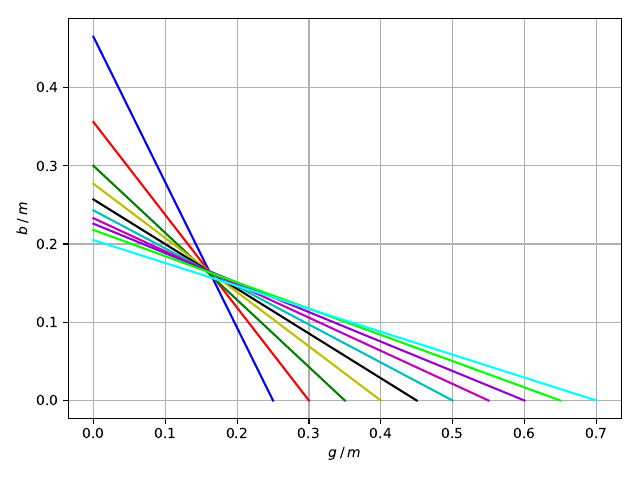

Source code (Python):
import numpy as np
from uncertainties import ufloat
import matplotlib.pyplot as plt

g, b, B = np.genfromtxt('mess1.txt', unpack=True)

A = [g[0],0]
C = [g[1],0]
D = [g[2],0]
E = [g[3],0]
F = [g[4],0]
G = [g[5],0]
H = [g[6],0]
I = [g[7],0]
J = [g[8],0]
K = [g[9],0]
A2 = [0,b[0]]
C2 = [0,b[1]]
D2 = [0,b[2]]
E2 = [0,b[3]]
F2 = [0,b[4]]
G2 = [0,b[5]]
H2 = [0,b[6]]
I2 = [0,b[7]]
J2 = [0,b[8]]
K2 = [0,b[9]]
plt.plot(A, A2 , 'b-')
plt.plot(C, C2 , 'r-')
plt.plot(D, D2 , 'g-')
plt.plot(E, E2 , 'y-')
plt.plot(F, F2 , 'k-')
plt.plot(G, G2 , 'c-')
plt.plot(H, H2 , 'm-')
plt.plot(I, I2 , color = 'darkviolet')
plt.plot(J, J2 , color = 'lime')
plt.plot(K, K2 , color = 'aqua')
plt.plot([0,0.16], [0.16,0.16] , 'k-')
plt.plot([0.16,0.16], [0,0.16] , 'k-')
plt.xlabel(r'$g \: / \: m$')
plt.ylabel(r'$b \: / \: m$')
plt.xlim(0,0.7)
plt.ylim(0,0.5)
plt.tight_layout()
plt.grid(True)
plt.savefig('plot1.pdf')
